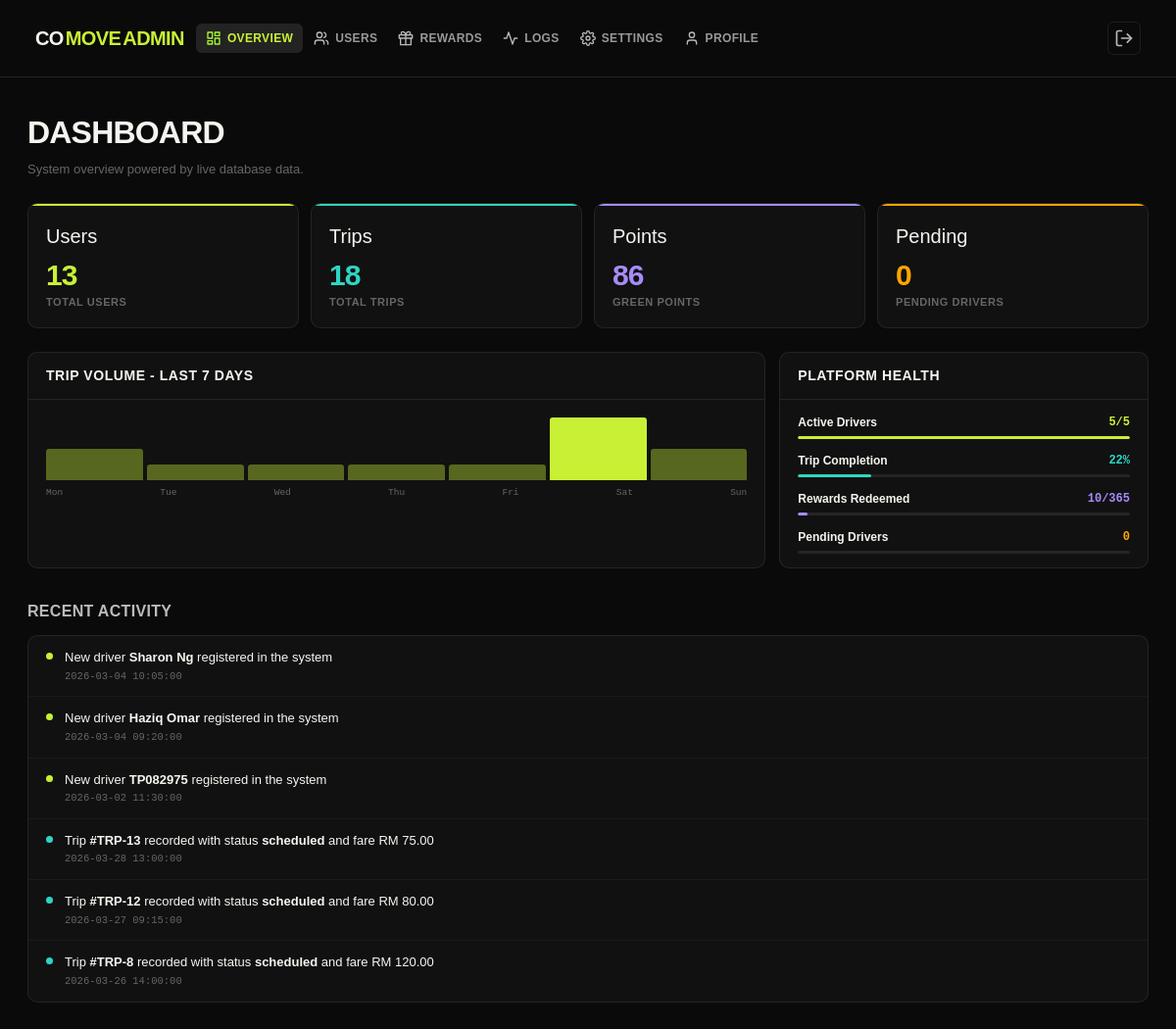
Before: /src/roles/admin/dashboard.php (signed in) with the older database file.
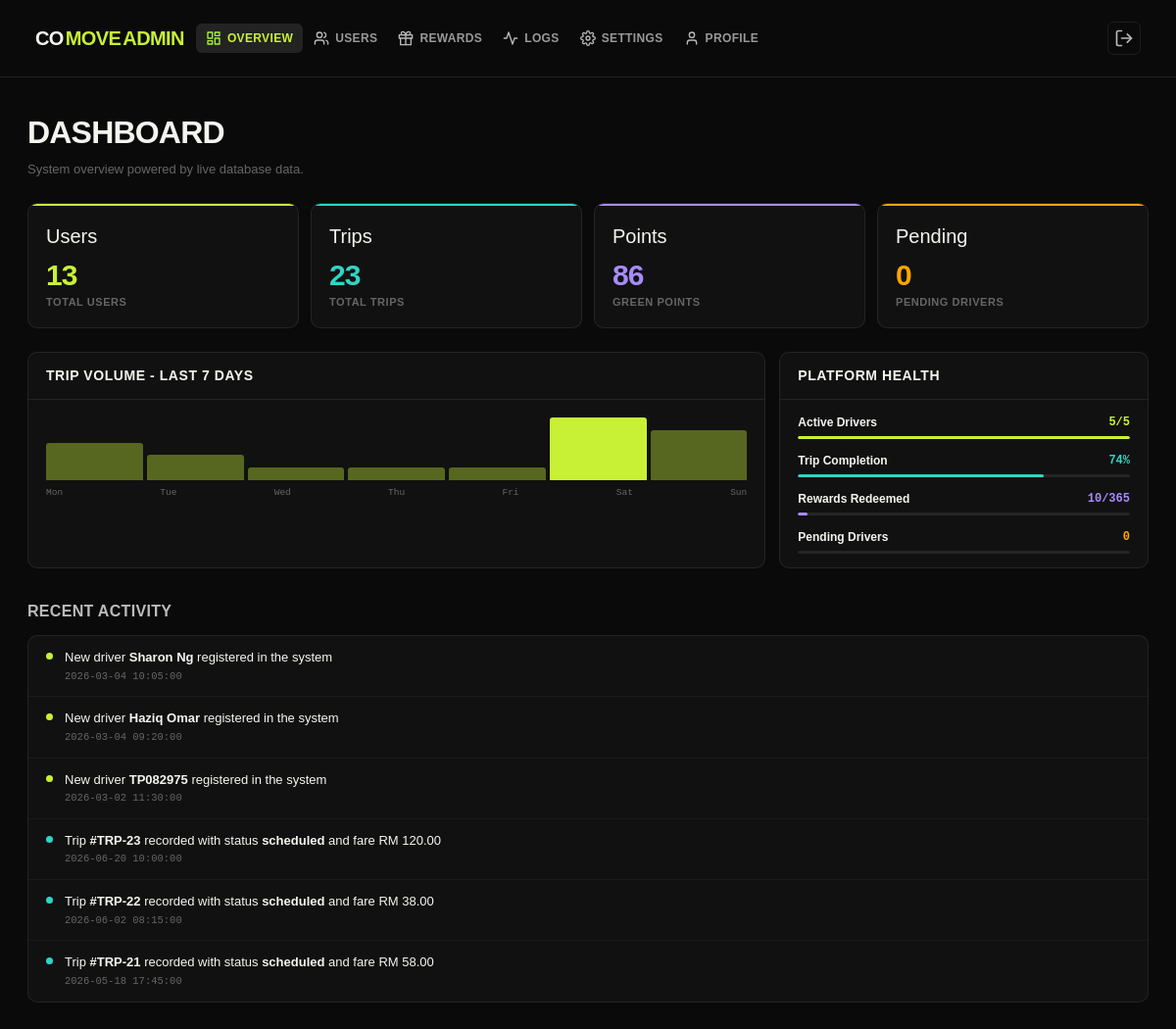
After: the same page with the newer database file.
### tables this page shows
CREATE TABLE `driver` (
  `driver_id` int(11) NOT NULL,
  `name` varchar(50) NOT NULL,
  `email` varchar(100) NOT NULL,
  `password` varchar(255) NOT NULL,
  `phone_number` varchar(20) NOT NULL,
  `profile_photo` mediumblob DEFAULT NULL,
  `created_at` datetime NOT NULL DEFAULT current_timestamp(),
  `approved_by` int(11) DEFAULT NULL,
  `driver_status` varchar(20) NOT NULL DEFAULT 'pending' CHECK (`driver_status` in ('pending','active','rejected','banned')),
  `nric_number` char(12) NOT NULL,
  `nric_front_image` mediumblob NOT NULL,
  `nric_back_image` mediumblob NOT NULL,
  `license_front_image` mediumblob NOT NULL,
  `license_back_image` mediumblob NOT NULL,
  `license_expiry_date` date NOT NULL,
  `vehicle_model` varchar(20) DEFAULT NULL,
  `plate_number` char(10) NOT NULL,
  `color` varchar(20) DEFAULT NULL
);

CREATE TABLE `trip` (
  `trip_id` int(11) NOT NULL,
  `driver_id` int(11) NOT NULL,
  `start_location` varchar(100) NOT NULL,
  `end_location` varchar(100) NOT NULL,
  `departure_time` datetime NOT NULL,
  `total_seats` int(11) NOT NULL DEFAULT 0,
  `estimated_duration` int(11) DEFAULT NULL,
  `total_amount` decimal(10,2) NOT NULL DEFAULT 0.00,
  `gained_point` float DEFAULT NULL,
  `trip_status` varchar(20) NOT NULL DEFAULT 'scheduled' CHECK (`trip_status` in ('scheduled','ongoing','completed'))
);

### src/roles/admin/includes/bootstrap.php (called while the page is built, shortened)
<?php
function adminEscape($value): string
{
    return htmlspecialchars((string) $value, ENT_QUOTES, 'UTF-8');
}
function adminFetchAll(mysqli $dbConn, string $sql, string $types = '', array $params = []): array
{
    $stmt = mysqli_prepare($dbConn, $sql);
    if ($types !== '' && !empty($params)) {
        mysqli_stmt_bind_param($stmt, $types, ...$params);
    }
    mysqli_stmt_execute($stmt);
    $result = mysqli_stmt_get_result($stmt);
    $rows = [];
    while ($row = mysqli_fetch_assoc($result)) {
        $rows[] = $row;
    }
    return $rows;
}
function adminFetchOne(mysqli $dbConn, string $sql, string $types = '', array $params = []): ?array
{
    $rows = adminFetchAll($dbConn, $sql, $types, $params);
    return isset($rows[0]) ? $rows[0] : null;
}

### src/roles/admin/dashboard.php (the view, shortened to what the changed rows need)
<?php
require_once __DIR__ . '/includes/header.php';
$totalTripsRow = adminFetchOne($dbConn, 'SELECT COUNT(*) AS total_trips FROM TRIP');
$completionRate = (int) (adminFetchOne($dbConn, "SELECT ROUND((SUM(CASE WHEN trip_status = 'completed' THEN 1 ELSE 0 END) / NULLIF(COUNT(*), 0)) * 100) AS rate FROM TRIP")['rate'] ?? 0);
$recentDrivers = adminFetchAll($dbConn, 'SELECT name, created_at FROM DRIVER ORDER BY created_at DESC LIMIT 3');
$recentTrips = adminFetchAll($dbConn, 'SELECT trip_id, total_amount, departure_time, trip_status FROM TRIP ORDER BY departure_time DESC LIMIT 3');
$tripDays = ['Mon' => 0, 'Tue' => 0, 'Wed' => 0, 'Thu' => 0, 'Fri' => 0, 'Sat' => 0, 'Sun' => 0];
$tripStats = adminFetchAll(
    $dbConn,
    "SELECT DATE_FORMAT(departure_time, '%a') AS trip_day, COUNT(*) AS trip_total
     FROM TRIP
     WHERE departure_time >= DATE_SUB(NOW(), INTERVAL 7 DAY)
     GROUP BY DATE_FORMAT(departure_time, '%a')"
);
foreach ($tripStats as $tripStat) {
    if (isset($tripDays[$tripStat['trip_day']])) {
        $tripDays[$tripStat['trip_day']] = (int) $tripStat['trip_total'];
    }
}
$maxTrips = max($tripDays);
?>
  <main class="dashboard-main">
    <h1 class="page-title">Dashboard</h1>
    <div class="stats-grid">
      <div class="stat-card"><div class="stat-card-accent" style="background:var(--info)"></div><div class="stat-icon">Trips</div><div class="stat-value" style="color:var(--info)"><?php echo adminEscape((int) ($totalTripsRow['total_trips'] ?? 0)); ?></div><div class="stat-label">Total Trips</div></div>
    </div>
    <div class="chart-row">
      <div class="card">
        <div style="padding:18px 18px 12px">
          <div class="mini-chart">
            <?php foreach ($tripDays as $label => $value) { ?>
              <div class="bar" style="height:<?php echo adminEscape((string) max(6, (int) round(($value / $maxTrips) * 100))); ?>%;background:<?php echo $value === $maxTrips ? 'var(--lime)' : 'rgba(200,241,53,0.38)'; ?>" title="<?php echo adminEscape($label . ': ' . $value . ' trips'); ?>"></div>
            <?php } ?>
          </div>
          <div class="chart-labels">
            <?php foreach (array_keys($tripDays) as $label) { ?>
              <span><?php echo adminEscape($label); ?></span>
            <?php } ?>
          </div>
        </div>
      </div>
      <div class="card">
        <div style="padding:14px 18px;display:flex;flex-direction:column;gap:13px">
          <div><div style="display:flex;justify-content:space-between;font-size:12px;font-weight:700;margin-bottom:4px"><span>Trip Completion</span><span style="color:var(--info);font-family:'DM Mono',monospace"><?php echo adminEscape($completionRate); ?>%</span></div><div class="progress-bar"><div class="progress-fill" style="width:<?php echo adminEscape((string) $completionRate); ?>%;background:var(--info)"></div></div></div>
        </div>
      </div>
    </div>
    <div class="section-block">
      <div class="card">
        <?php foreach ($recentDrivers as $driver) { ?>
          <div class="activity-item"><div class="activity-dot" style="background:var(--lime)"></div><div><div class="activity-text">New driver <strong><?php echo adminEscape($driver['name']); ?></strong> registered in the system</div><div class="activity-time"><?php echo adminEscape($driver['created_at']); ?></div></div></div>
        <?php } ?>
        <?php foreach ($recentTrips as $trip) { ?>
          <div class="activity-item"><div class="activity-dot" style="background:var(--info)"></div><div><div class="activity-text">Trip <strong>#TRP-<?php echo adminEscape($trip['trip_id']); ?></strong> recorded with status <strong><?php echo adminEscape($trip['trip_status']); ?></strong> and fare RM <?php echo adminEscape(number_format((float) $trip['total_amount'], 2)); ?></div><div class="activity-time"><?php echo adminEscape($trip['departure_time']); ?></div></div></div>
        <?php } ?>
      </div>
    </div>
  </main>
<?php require_once __DIR__ . '/includes/footer.php'; ?>

Changed rows visible on the page:
no longer on this page (row unchanged): trip: trip_id "13", trip_status "scheduled", total_amount "75.00", departure_time "2026-03-28 13:00:00"
no longer on this page (row edited): trip: trip_id "12", trip_status "scheduled", total_amount "80.00", departure_time "2026-03-27 09:15:00"
no longer on this page (row edited): trip: trip_id "8", trip_status "scheduled", total_amount "120.00", departure_time "2026-03-26 14:00:00"
added trip: trip_id "23", trip_status "scheduled", total_amount "120.00", departure_time "2026-06-20 10:00:00"
added trip: trip_id "22", trip_status "scheduled", total_amount "38.00", departure_time "2026-06-02 08:15:00"
added trip: trip_id "21", trip_status "scheduled", total_amount "58.00", departure_time "2026-05-18 17:45:00"
Other visible differences:
adminEscape((int) ($totalTripsRow['total_trips'] ?? 0)): "18" → "23"
adminEscape((string) max(6, (int) round(($value / $maxTrips) * 100))): 50 → 60 (drawn)
adminEscape((string) max(6, (int) round(($value / $maxTrips) * 100))): 25 → 40 (drawn)
adminEscape((string) max(6, (int) round(($value / $maxTrips) * 100))): 25 → 20 (drawn)
adminEscape((string) max(6, (int) round(($value / $maxTrips) * 100))): 50 → 80 (drawn)
adminEscape($completionRate): "22" → "74"
adminEscape((string) $completionRate): 22 → 74 (drawn)
